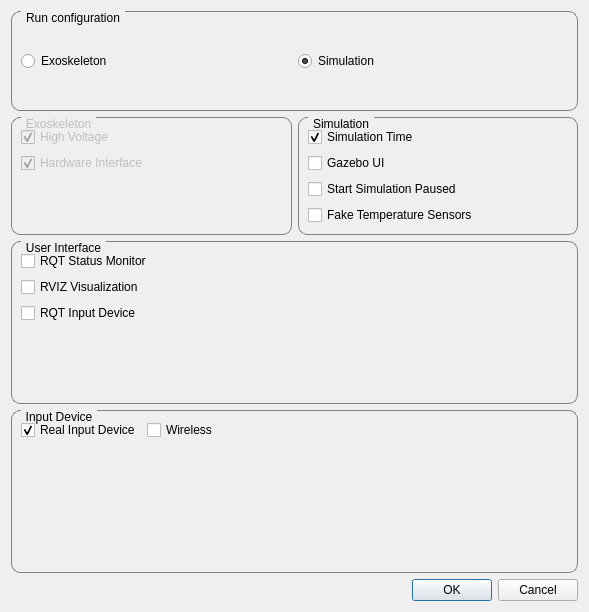
<?xml version="1.0" encoding="UTF-8"?>
<ui version="4.0">
 <class>main_widget</class>
 <widget class="QWidget" name="main_widget">
  <property name="geometry">
   <rect>
    <x>0</x>
    <y>0</y>
    <width>589</width>
    <height>612</height>
   </rect>
  </property>
  <property name="windowTitle">
   <string>March Launch Menu</string>
  </property>
  <property name="styleSheet">
   <string notr="true">QMarchCheckBox {
border: 10px solid black;
}

QGroupBox {
    border: 1px solid gray;
    border-radius: 9px;
    margin-top: 0.5em;
}

QGroupBox::title {
    subcontrol-origin: margin;
    left: 10px;
    padding: 0 3px 0 3px;
}

</string>
  </property>
  <layout class="QVBoxLayout" name="verticalLayout_3">
   <item>
    <layout class="QVBoxLayout" name="VerticalLayout">
     <item>
      <widget class="QGroupBox" name="RunConfigurationGroup">
       <property name="enabled">
        <bool>true</bool>
       </property>
       <property name="sizePolicy">
        <sizepolicy hsizetype="Preferred" vsizetype="Preferred">
         <horstretch>0</horstretch>
         <verstretch>0</verstretch>
        </sizepolicy>
       </property>
       <property name="minimumSize">
        <size>
         <width>100</width>
         <height>100</height>
        </size>
       </property>
       <property name="toolTip">
        <string/>
       </property>
       <property name="statusTip">
        <string>/run_configuration</string>
       </property>
       <property name="styleSheet">
        <string notr="true"/>
       </property>
       <property name="title">
        <string>Run configuration</string>
       </property>
       <property name="checkable">
        <bool>false</bool>
       </property>
       <layout class="QHBoxLayout" name="horizontalLayout">
        <item>
         <widget class="QRadioButton" name="ExoskeletonRadioButton">
          <property name="toolTip">
           <string>Run on the physical exoskeleton.</string>
          </property>
          <property name="statusTip">
           <string/>
          </property>
          <property name="whatsThis">
           <string/>
          </property>
          <property name="text">
           <string>Exoskeleton</string>
          </property>
          <property name="checked">
           <bool>false</bool>
          </property>
         </widget>
        </item>
        <item>
         <widget class="QRadioButton" name="SimulationRadioButton">
          <property name="toolTip">
           <string>Run a simulation.</string>
          </property>
          <property name="statusTip">
           <string/>
          </property>
          <property name="layoutDirection">
           <enum>Qt::LeftToRight</enum>
          </property>
          <property name="autoFillBackground">
           <bool>false</bool>
          </property>
          <property name="text">
           <string>Simulation</string>
          </property>
          <property name="checked">
           <bool>true</bool>
          </property>
         </widget>
        </item>
       </layout>
      </widget>
     </item>
     <item>
      <layout class="QHBoxLayout" name="RunConfigurationLayout">
       <item>
        <widget class="QGroupBox" name="ExoskeletonGroup">
         <property name="enabled">
          <bool>false</bool>
         </property>
         <property name="toolTip">
          <string>Configure what to launch on the exoskeleton.</string>
         </property>
         <property name="statusTip">
          <string>/exoskeleton</string>
         </property>
         <property name="title">
          <string>Exoskeleton</string>
         </property>
         <layout class="QFormLayout" name="formLayout_4">
          <item row="0" column="0">
           <widget class="QCheckBox" name="HighVoltageCheckBox">
            <property name="toolTip">
             <string>Start the exoskeleton with High Voltage enabled.</string>
            </property>
            <property name="statusTip">
             <string>/exoskeleton/high_voltage</string>
            </property>
            <property name="text">
             <string>High Voltage</string>
            </property>
            <property name="checked">
             <bool>true</bool>
            </property>
           </widget>
          </item>
          <item row="1" column="0">
           <widget class="QCheckBox" name="HardwareInterfaceCheckBox">
            <property name="enabled">
             <bool>false</bool>
            </property>
            <property name="toolTip">
             <string>Start the march_hardware_interface_node</string>
            </property>
            <property name="statusTip">
             <string>/exoskeleton/hardware_interface</string>
            </property>
            <property name="text">
             <string>Hardware Interface</string>
            </property>
            <property name="checked">
             <bool>true</bool>
            </property>
           </widget>
          </item>
         </layout>
        </widget>
       </item>
       <item>
        <widget class="QGroupBox" name="SimulationGroup">
         <property name="toolTip">
          <string>Configure what to launch with the simulation.</string>
         </property>
         <property name="statusTip">
          <string>/simulation</string>
         </property>
         <property name="title">
          <string>Simulation</string>
         </property>
         <layout class="QFormLayout" name="formLayout_3">
          <item row="1" column="0">
           <widget class="QCheckBox" name="GazeboUICheckBox">
            <property name="toolTip">
             <string>Launch Gazebo with a UI.</string>
            </property>
            <property name="statusTip">
             <string>/simulation/gazebo_ui</string>
            </property>
            <property name="text">
             <string>Gazebo UI</string>
            </property>
           </widget>
          </item>
          <item row="3" column="0">
           <widget class="QCheckBox" name="FakeTempSensCheckBox">
            <property name="toolTip">
             <string>Launch the fake temperature sensors which can trigger an error when they become too high.</string>
            </property>
            <property name="statusTip">
             <string>/simulation/fake_temperature_sensors</string>
            </property>
            <property name="text">
             <string>Fake Temperature Sensors</string>
            </property>
           </widget>
          </item>
          <item row="0" column="0">
           <widget class="QCheckBox" name="checkBox">
            <property name="enabled">
             <bool>true</bool>
            </property>
            <property name="toolTip">
             <string>Ros time starts counting from 0 on startup</string>
            </property>
            <property name="statusTip">
             <string>~/use_sim_time</string>
            </property>
            <property name="autoFillBackground">
             <bool>false</bool>
            </property>
            <property name="text">
             <string>Simulation Time</string>
            </property>
            <property name="checkable">
             <bool>true</bool>
            </property>
            <property name="checked">
             <bool>true</bool>
            </property>
           </widget>
          </item>
          <item row="2" column="0">
           <widget class="QCheckBox" name="PausedStartCheckbox">
            <property name="toolTip">
             <string>Starts the simulation paused. Pausing/unpausing can also be done from the command line and in the GUI</string>
            </property>
            <property name="statusTip">
             <string>/simulation/paused</string>
            </property>
            <property name="text">
             <string>Start Simulation Paused</string>
            </property>
           </widget>
          </item>
         </layout>
        </widget>
       </item>
      </layout>
     </item>
    </layout>
   </item>
   <item>
    <widget class="QGroupBox" name="UserInterfaceGroup">
     <property name="enabled">
      <bool>true</bool>
     </property>
     <property name="toolTip">
      <string>Settings to control which User Interfaces you want to launch.</string>
     </property>
     <property name="statusTip">
      <string>/ui</string>
     </property>
     <property name="title">
      <string>User Interface</string>
     </property>
     <layout class="QFormLayout" name="formLayout">
      <item row="1" column="0">
       <widget class="QCheckBox" name="RQTStatusMonitorCheckBox">
        <property name="toolTip">
         <string>Show a status monitor with the essential rqt plugins.</string>
        </property>
        <property name="statusTip">
         <string>/ui/rqt_status_monitor</string>
        </property>
        <property name="text">
         <string>RQT Status Monitor</string>
        </property>
       </widget>
      </item>
      <item row="2" column="0">
       <widget class="QCheckBox" name="RvizCheckBox">
        <property name="toolTip">
         <string>Enable the RVIZ visualization.</string>
        </property>
        <property name="statusTip">
         <string>/ui/rviz</string>
        </property>
        <property name="text">
         <string>RVIZ Visualization</string>
        </property>
       </widget>
      </item>
      <item row="3" column="0">
       <widget class="QCheckBox" name="RQTInputDeviceCheckBox">
        <property name="acceptDrops">
         <bool>false</bool>
        </property>
        <property name="toolTip">
         <string>Show the RQT Input Device to simulate an input device and control the exoskeleton.</string>
        </property>
        <property name="statusTip">
         <string>/ui/rqt_input_device</string>
        </property>
        <property name="whatsThis">
         <string/>
        </property>
        <property name="styleSheet">
         <string notr="true"/>
        </property>
        <property name="text">
         <string>RQT Input Device</string>
        </property>
       </widget>
      </item>
     </layout>
    </widget>
   </item>
   <item>
    <widget class="QGroupBox" name="InputDeviceBox">
     <property name="statusTip">
      <string>/input_device</string>
     </property>
     <property name="title">
      <string>Input Device</string>
     </property>
     <layout class="QFormLayout" name="formLayout_2">
      <item row="1" column="0">
       <widget class="QCheckBox" name="RealInputDeviceCheckBox">
        <property name="toolTip">
         <string>Launch serial connection node to connect with the input device</string>
        </property>
        <property name="statusTip">
         <string>/input_device/real</string>
        </property>
        <property name="text">
         <string>Real Input Device</string>
        </property>
        <property name="checked">
         <bool>true</bool>
        </property>
       </widget>
      </item>
      <item row="1" column="1">
       <widget class="QCheckBox" name="checkBox_2">
        <property name="toolTip">
         <string/>
        </property>
        <property name="statusTip">
         <string>/input_device/wireless</string>
        </property>
        <property name="text">
         <string>Wireless</string>
        </property>
        <property name="checked">
         <bool>false</bool>
        </property>
       </widget>
      </item>
     </layout>
    </widget>
   </item>
   <item>
    <widget class="QDialogButtonBox" name="FinalButtons">
     <property name="standardButtons">
      <set>QDialogButtonBox::Cancel|QDialogButtonBox::Ok</set>
     </property>
    </widget>
   </item>
  </layout>
 </widget>
 <resources/>
 <connections/>
</ui>
